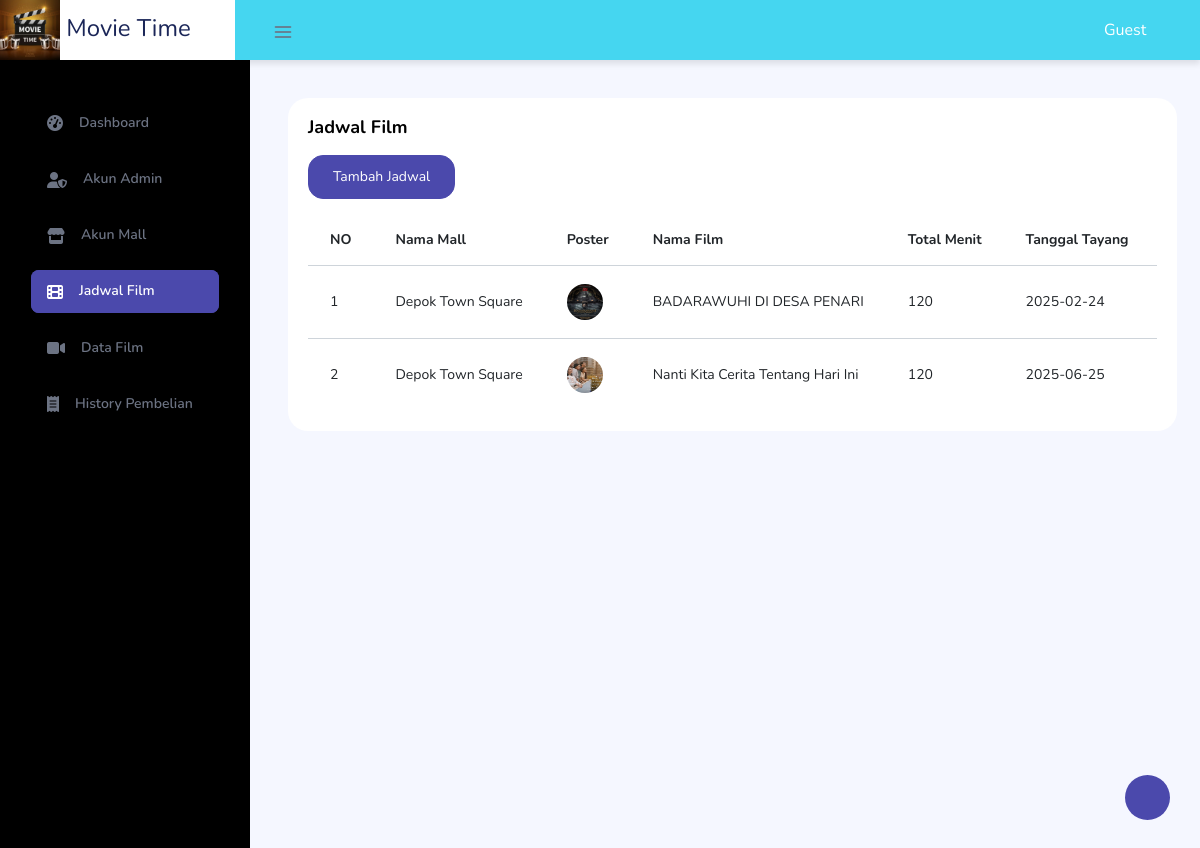
The page /admin/jadwal_film.php on the database its author committed.
### tables this page shows
CREATE TABLE `jadwal_film` (
  `id` int(11) NOT NULL,
  `mall_id` int(11) NOT NULL,
  `film_id` int(11) NOT NULL,
  `studio` varchar(231) NOT NULL,
  `jam_tayang_1` time NOT NULL,
  `jam_tayang_2` time NOT NULL,
  `jam_tayang_3` time NOT NULL,
  `tanggal_tayang` date NOT NULL,
  `tanggal_akhir_tayang` date NOT NULL,
  `total_menit` varchar(231) NOT NULL
);

CREATE TABLE `akun_mall` (
  `id` int(11) NOT NULL,
  `email` varchar(255) NOT NULL,
  `password` varchar(231) NOT NULL,
  `nama_mall` varchar(231) NOT NULL,
  `nik` varchar(231) NOT NULL
);

CREATE TABLE `film` (
  `id` int(11) NOT NULL,
  `poster` varchar(255) NOT NULL,
  `banner` varchar(231) NOT NULL,
  `trailer` varchar(231) NOT NULL,
  `nama_film` varchar(231) NOT NULL,
  `judul` longtext NOT NULL,
  `total_menit` varchar(231) NOT NULL,
  `usia` varchar(231) NOT NULL,
  `genre` varchar(231) NOT NULL,
  `dimensi` varchar(231) NOT NULL,
  `producer` varchar(231) NOT NULL,
  `director` varchar(231) NOT NULL,
  `writer` varchar(231) NOT NULL,
  `cast` varchar(231) NOT NULL,
  `distributor` varchar(231) NOT NULL,
  `harga` varchar(250) NOT NULL
);

### admin/jadwal_film.php (the view, shortened to what this page needs)
<!DOCTYPE html>
<html lang="en">
<head>
    <link rel="stylesheet" href="vendors/feather/feather.css">
    <link rel="stylesheet" href="vendors/ti-icons/css/themify-icons.css">
    <link rel="stylesheet" href="vendors/css/vendor.bundle.base.css">
    <link rel="stylesheet" href="vendors/datatables.net-bs4/dataTables.bootstrap4.css">
    <link rel="stylesheet" href="vendors/ti-icons/css/themify-icons.css">
    <link rel="stylesheet" type="text/css" href="js/select.dataTables.min.css">
    <link rel="stylesheet" href="css/vertical-layout-light/style.css">
</head>
<body>
<div class="container-scroller">
    <nav class="navbar col-lg-12 col-12 p-0 fixed-top d-flex flex-row">
      <div class="navbar-brand-wrapper d-flex align-items-center justify-content-center">
        <a class="navbar-brand brand-logo mr-5" href="#">
          <img src="images/logobioskop.jpg" alt="logo" style="height: 60px; width: auto;">
          <span>Movie Time</span>
        </a>
      </div>
    <div class="navbar-menu-wrapper d-flex align-items-center justify-content-end"
    style="background-color:rgb(69, 214, 240);">
      <button class="navbar-toggler navbar-toggler align-self-center" type="button" data-toggle="minimize">
        <span class="icon-menu"></span>
      </button>
                <ul class="navbar-nav navbar-nav-right">
          <li class="nav-item dropdown">
            <a class="nav-link dropdown-toggle text-white" href="#" id="userDropdown" role="button"
              data-toggle="dropdown" aria-haspopup="true" aria-expanded="false">
              <?php echo isset($_SESSION['name']) ? $_SESSION['name'] : "Guest"; ?>
            </a>
          </li>
        </ul>
      </div>
    </nav>
        <div class="container-fluid page-body-wrapper">
            <div class="theme-setting-wrapper">
                <div id="settings-trigger"><i class="ti-settings"></i></div>
            </div>
            <?php
            include "componen/sidebar.php"
            ?>
            <div class="main-panel">
                <div class="content-wrapper">
                    <div class="card">
                        <div class="card-body">
                            <h4 class="card-title">Jadwal film</h4>
                            <button class="btn btn-primary mb-3" data-toggle="modal"
                                data-target="#modalTambahJadwal">Tambah
                                Jadwal</button>
                            <div class="table-responsive">
                                <?php
                                include '../koneksi.php';
                                $query = "SELECT jadwal_film.id, akun_mall.nama_mall, film.nama_film, film.poster,
                                    jadwal_film.total_menit, jadwal_film.tanggal_tayang, jadwal_film.tanggal_akhir_tayang,
                                    jadwal_film.jam_tayang_1, jadwal_film.jam_tayang_2, jadwal_film.jam_tayang_3,
                                    jadwal_film.studio
                            FROM jadwal_film
                            JOIN akun_mall ON jadwal_film.mall_id = akun_mall.id
                            JOIN film ON jadwal_film.film_id = film.id";
                                $result = mysqli_query($conn, $query);
                                if (mysqli_num_rows($result) > 0) {
                                    $no = 1;
                                    echo '<table class="table">
                                    <thead>
                                        <tr>
                                            <th>NO</th>
                                            <th>Nama Mall</th>
                                            <th>Poster</th>
                                            <th>Nama Film</th>
                                            <th>Total Menit</th>
                                            <th>Tanggal Tayang</th>
                                            <th>Tanggal Akhir Tayang</th>
                                            <th>Jam Tayang 1</th>
                                            <th>Jam Tayang 2</th>
                                            <th>Jam Tayang 3</th>
                                            <th>Studio</th>
                                        </tr>
                                    </thead>
                                <tbody>';
                                    while ($row = mysqli_fetch_assoc($result)) {
                                        $expired_date = new DateTime($row['tanggal_akhir_tayang']);
                                        $current_date = new DateTime();
                                        $is_expired = $expired_date < $current_date;
                                        echo "<tr " . ($is_expired ? "style='background-color: red !important;'" : "") . ">
                <td " . ($is_expired ? "style='background-color: red !important;'" : "") . ">{$no}</td>
                <td " . ($is_expired ? "style='background-color: red !important;'" : "") . ">" . htmlspecialchars($row['nama_mall']) . "</td>
                <td " . ($is_expired ? "style='background-color: red !important;'" : "") . "><img src='../{$row['poster']}' alt='Poster Film' width='50'></td>
                <td " . ($is_expired ? "style='background-color: red !important;'" : "") . ">" . htmlspecialchars($row['nama_film']) . "</td>
                <td " . ($is_expired ? "style='background-color: red !important;'" : "") . ">" . htmlspecialchars($row['total_menit']) . "</td>
                <td " . ($is_expired ? "style='background-color: red !important;'" : "") . ">" . htmlspecialchars($row['tanggal_tayang']) . "</td>
                <td " . ($is_expired ? "style='background-color: red !important;'" : "") . ">" . htmlspecialchars($row['tanggal_akhir_tayang']) . "</td>
                <td " . ($is_expired ? "style='background-color: red !important;'" : "") . ">" . htmlspecialchars($row['jam_tayang_1']) . "</td>
                <td " . ($is_expired ? "style='background-color: red !important;'" : "") . ">" . htmlspecialchars($row['jam_tayang_2']) . "</td>
                <td " . ($is_expired ? "style='background-color: red !important;'" : "") . ">" . htmlspecialchars($row['jam_tayang_3']) . "</td>
                <td " . ($is_expired ? "style='background-color: red !important;'" : "") . ">" . htmlspecialchars($row['studio']) . "</td>
              </tr>";
                                        $no++;
                                    }
                                    echo '</tbody></table>';
                                } else {
                                    echo "Tidak ada data dalam tabel jadwal_film.";
                                }
                                ?>
                            </div>
                        </div>
                    </div>
                </div>
            </div>
        </div>
    </div>
</body>
</html>

### admin/jadwal_film.php (style rules this page uses)
.navbar { width: 100%; box-shadow: 0px 4px 6px rgba(0, 0, 0, 0.1); }

### admin/componen/sidebar.php (style rules this page uses)
.nav-item { margin: 10px 0; }
.nav-link { color: white; text-decoration: none; display: flex; align-items: center; padding: 10px; border-radius: 5px; transition: 0.3s; }

### rows shown on the page
jadwal_film: akun_mall.nama_mall "Depok Town Square", film.poster (picture), film.nama_film "BADARAWUHI DI DESA PENARI", total_menit "120", tanggal_tayang "2025-02-24"
jadwal_film: akun_mall.nama_mall "Depok Town Square", film.poster (picture), film.nama_film "Nanti Kita Cerita Tentang Hari Ini", total_menit "120", tanggal_tayang "2025-06-25"
